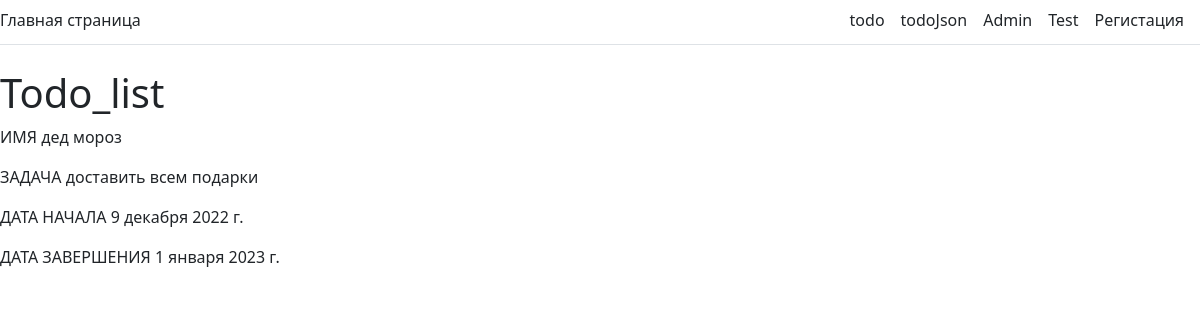
Page /todolist/5/ on the earlier database version.
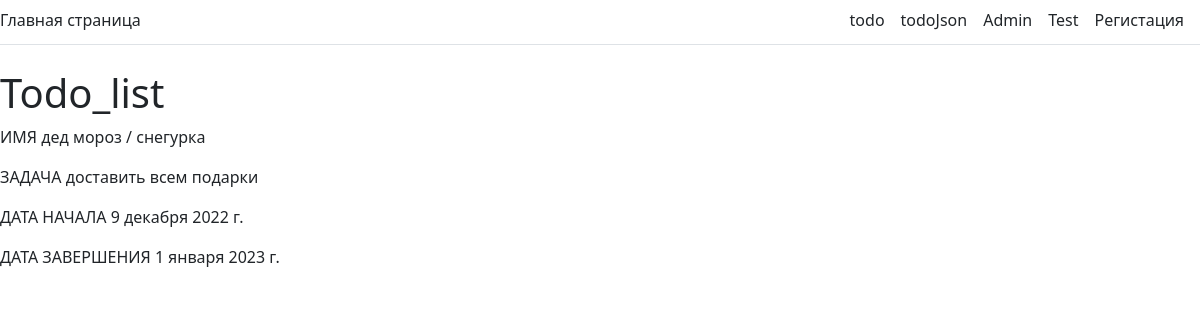
Same page on the later database version.
### core/models.py (models this page shows, shortened)
class TodoList(models.Model):
    title = models.CharField('Имя', max_length=25)
    content = models.TextField('Задачи', blank=True)
    created = models.DateField('Дата начала', default=timezone.now().strftime("%Y-%m-%d"))
    due_date = models.DateField('Дата завершения', default=timezone.now().strftime("%Y-%m-%d"))
    class Meta:
        verbose_name = 'Пользователь'
        verbose_name_plural = 'Пользователи'

### core/views.py (the view)
# urls.py: path('todolist/<int:id>/', core.views.todolist),
def todolist(request, id):
    p = models.TodoList.objects.get(id=id)
    return render(request, 'core/todo.html', context={
        'title': 'TodoList',
        'name': p.title,
        'content': p.content,
        'created': p.created,
        'due_date': p.due_date,
    })

### core/templates/core/todo.html
{% extends 'core/base.html' %}
{% block content %}
    <h1>Todo_list</h1>
    <p>ИМЯ {{ name }}</p>
    <p>ЗАДАЧА {{ content }}</p>
    <p>ДАТА НАЧАЛА {{ created }}</p>
    <p>ДАТА ЗАВЕРШЕНИЯ {{ due_date }}</p>
{% endblock %}

### core/templates/core/base.html (shortened to what this page needs)
<!DOCTYPE html>
<html lang="ru">
  <head>
    <link rel="stylesheet" href="https://cdn.jsdelivr.net/npm/bootstrap@5.2.3/dist/css/bootstrap.min.css">
  </head>
  <body>
    <div class="d-flex flex-column flex-md-row align-items-center pb-1 mb-4 border-bottom">
      <a class="me-3 py-2 text-dark text-decoration-none" href="{% url 'home' %}">Главная страница</a>
      <nav class="d-inline-flex mt-2 mt-md-0 ms-md-auto">
        <a class="me-3 py-2 text-dark text-decoration-none" href="todolist/">todo</a>
        <a class="me-3 py-2 text-dark text-decoration-none" href="todo/">todoJson</a>
        <a class="me-3 py-2 text-dark text-decoration-none" href="admin/">Admin</a>
        <a class="me-3 py-2 text-dark text-decoration-none" href="persons/">Test</a>
        <a class="me-3 py-2 text-dark text-decoration-none" href="">Регистация</a>
      </nav>
    </div>
    {% block content %}{% endblock %}
  </body>
</html>

Differences in the rows shown:
changed TodoList "доставить всем подарки": title "дед мороз" → "дед мороз / снегурка"
